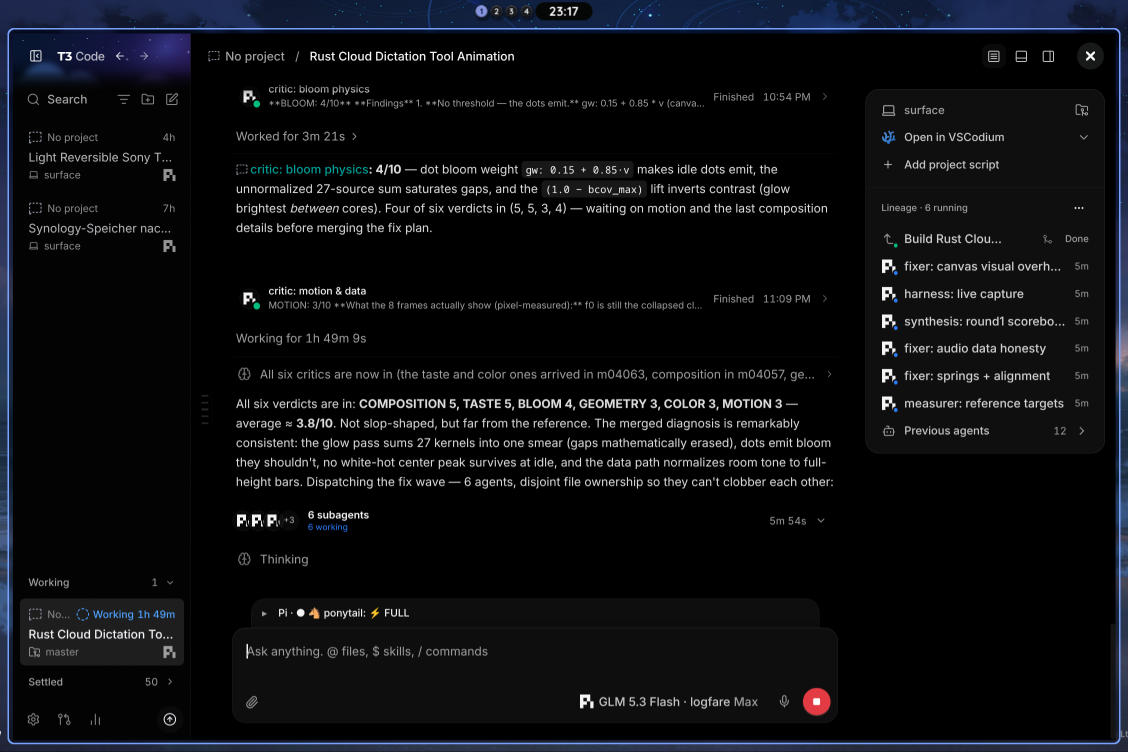
#> input picture live-proof/cap-1794694630/shot-released.png, 2256 x 1504 px (shown at 1/2 size)
$ python build_gif.py
#> lines starting #> are read from the running program, lines starting #| are printed output that depends on the picture
#!/usr/bin/env python3
"""Crop pill region from cap-* shots, verify pill liveness, build animated GIF.
Usage: python3 scripts/build_gif.py [capdir]  (default: newest live-proof/cap-*)"""
import os, sys, glob
from PIL import Image, ImageChops

PROJ = os.path.dirname(os.path.dirname(os.path.abspath(__file__)))
# pill region in full screenshot coords (2256x1504, scale 1.5)
X0, Y0, X1, Y1 = 1010, 0, 1450, 95
W, H = 880, 190  # output crop size

capdir = sys.argv[1] if len(sys.argv) > 1 else max(
    glob.glob(os.path.join(PROJ, "live-proof", "cap-*")), key=os.path.getmtime)
shots = sorted(glob.glob(os.path.join(capdir, "shot-[0-9][0-9].png")))
released = os.path.join(capdir, "shot-released.png")

crops = []
for p in shots:
    im = Image.open(p).crop((X0, Y0, X1, Y1)).resize((W, H), Image.LANCZOS)
    im.save(os.path.join(capdir, f"crop-{os.path.basename(p)[5:7]}.png"))
    crops.append(im)
Image.open(released).crop((X0, Y0, X1, Y1)).resize((W, H), Image.LANCZOS).save(
    os.path.join(capdir, "crop-released.png"))
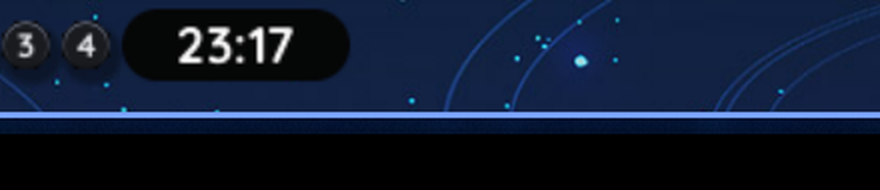
#> saved as crop-released.png: PIL image 880x190 RGBA; mean R, G, B, A 16.4, 27.1, 48.5, 255; transparent parts drawn white

# liveness check: each held shot diffed against the released one in the pill region
rel = Image.open(released).crop((X0, Y0, X1, Y1)).convert("RGB")
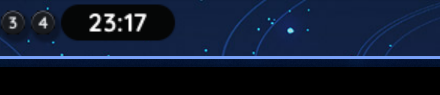
#> rel: PIL image 440x95 RGB; mean R, G, B 16.3, 27, 48.6
scores = []
for p in shots:
    a = Image.open(p).crop((X0, Y0, X1, Y1)).convert("RGB")
    bbox = ImageChops.difference(a, rel).getbbox()
    scores.append((bbox[2] - bbox[0]) if bbox else 0)
print("pill-visible scores per shot:", scores)

# best consecutive window of 8-12 frames by total pill-visible score
best = (8, 0)
bestv = -1
for n in range(8, 13):
    for i in range(0, len(scores) - n + 1):
        v = sum(scores[i:i + n])
        if v > bestv:
            bestv, best = v, (n, i)
n, i0 = best
frames = crops[i0:i0 + n]
print(f"selected frames {i0+1}..{i0+n} of {len(crops)}")

# harness spacing: (HOLD-1)/(COUNT-1) s per frame = 4/9 s ≈ 444 ms for the default run
duration = int(4000 / 9)
gif = os.path.join(PROJ, "critique", "live-anim-30.gif")
#> (the run stopped early here; a loop or call above may not have finished)
